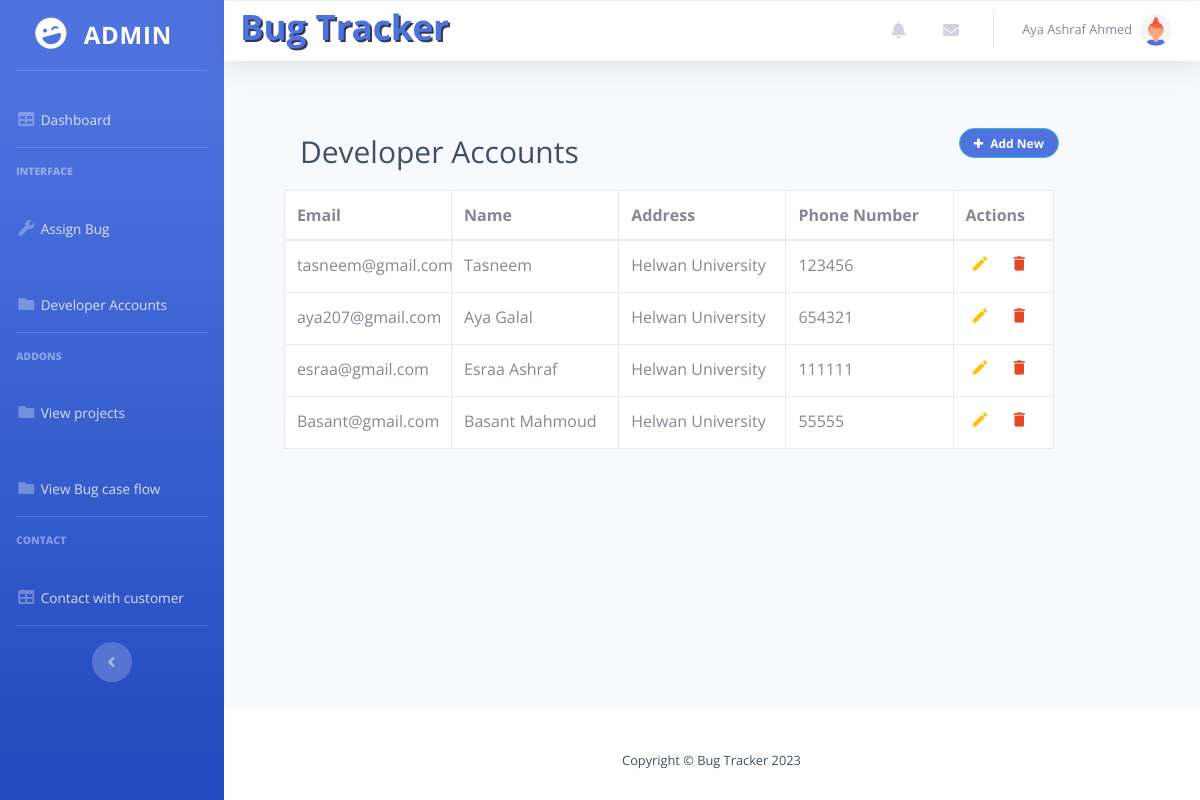
The app's page /views/Admin/emp.php (signed in) with its own data.
### tables this page shows
CREATE TABLE `user` (
  `id` int(11) NOT NULL,
  `username` varchar(50) NOT NULL,
  `password` int(11) NOT NULL DEFAULT 0,
  `name` varchar(50) NOT NULL,
  `address` varchar(50) NOT NULL,
  `phone_number` int(11) NOT NULL,
  `role_id` int(11) NOT NULL
);

### controllers/db.php (called while the page is built, shortened)
<?php
class DB
{
    private $connection;
    private static $instance = null;
    public static function getInstance()
    {
        if (self::$instance == null) {self::$instance = new DB();}
        return self::$instance;
    }
    public function open_connection()
    {
        $this->connection = new mysqli("localhost", "root", "", "bug_tracker");
    }
    public function select($x)
    {
        $statement = $this->connection->prepare($x);
        $statement->execute();
        $resultSet = $statement->get_result();
        return $resultSet;
    }
}
?>

### models/Admin.php (called while the page is built, shortened)
<?php
require_once '../../controllers/db.php';
class Admin extends user{
    public function show_developers()
    {
        $db = DB::getInstance();
        return $db->select('select username, name, address, phone_number from user where role_id = 2');
    }
}

### views/Admin/emp.php (the view, shortened to what this page needs)
<?php
require_once '../../models/Admin.php';
$ad = new Admin;
?>
<!DOCTYPE html>
<html lang="en">
<head>
    <link href="vendor/fontawesome-free/css/all.min.css" rel="stylesheet" type="text/css">
    <link rel="stylesheet" href="https://maxcdn.bootstrapcdn.com/font-awesome/4.7.0/css/font-awesome.min.css">
    <link href="css/blank.css" rel="stylesheet">
</head>
<body id="page-top">
    <div id="wrapper">
        <?php
        require_once 'sidebar.php'
        ?>
        <div id="content-wrapper" class="d-flex flex-column">
            <div id="content">
                <?php
                require_once 'header.php';
                ?>
                <div class="container">
        <form action="emp.php" method="post">
            <div class="table-title">
                <div class="row">
                    <div class="col-sm-8">
                        <h2>Developer Accounts</h2>
                    </div>
                    <div class="col-sm-4">
                        <button type="button" class="btn btn-info add-new"><i class="fa fa-plus"></i> Add New</button>
                    </div>
                </div>
            </div>
            <table class="table table-bordered">
                <thead>
                    <tr>
                        <th>Email</th>
                        <th>Name</th>
                        <th>Address</th>
                        <th>Phone Number</th>
                        <th>Actions</th>
                    </tr>
                </thead>
                <tbody>
                    <?php
                    $re = $ad->show_developers();
                        while($row = $re->fetch_assoc()){
                            echo  '                    <tr>
                            <td>'.$row["username"].'</td>
                            <td>'.$row["name"].'</td>
                            <td>'.$row["address"].'</td>
                            <td>'.$row["phone_number"].'</td>
                            <td>
                                <button class="add sbtn" title="Add" data-toggle="tooltip" type="submit" name="add" ><i class="material-icons">&#xE03B;</i></button>
                                <a href="update.php" id="'.$row["username"].'" class="edit sbtn" title="Edit" data-toggle="tooltip" name="edit"><i class="material-icons">&#xE254;</i></a>
                                <button id="'.$row["username"].'" class="delete sbtn" title="Delete" data-toggle="tooltip" type="submit" name="delete" ><i class="material-icons">&#xE872;</i></button>
                        </td>
                            </tr>';
                        }
                    ?>
                </tbody>
            </table>
        </form>
    </div>
            </div>
            <?php
                require_once 'footer.php'
            ?>
</body>
</html>

### views/Admin/emp.php (style rules this page uses)
body { color: #404E67; background: #F5F7FA; font-family: 'Open Sans', sans-serif; }
.table { width:90%; background-color: white; }
.table-title { padding-bottom: 10px; margin: 0 0 10px; }
.table-title h2 { margin: 6px 0 0; font-size: 30px; }
.table-title .add-new { float: right; height: 30px; font-weight: bold; font-size: 12px; text-shadow: none; min-width: 100px; border-radius: 50px; line-height: 13px; }
.table-title .add-new i { margin-right: 4px; }
table.table { table-layout: fixed; }
table.table tr th, table.table tr td { border-color: #e9e9e9; width: 22%; }
table.table th:last-child { width: 100px; }
table.table td .sbtn { background: none; border: none; cursor: pointer; margin: 0 5px; }
table.table td .edit { color: #FFC107; }
table.table td .delete { color: #E34724; }
table.table td i { font-size: 19px; }
.col-sm-4 { padding-right: 18% !important; }

### views/Admin/header.php (style rules this page uses)
.add-new { background-color: #4e73df; padding-top: 6px; }

### records on screen
user: username "tasneem@gmail.com", name "Tasneem", address "Helwan University", phone_number "123456"
user: username "aya207@gmail.com", name "Aya Galal", address "Helwan University", phone_number "654321"
user: username "esraa@gmail.com", name "Esraa Ashraf", address "Helwan University", phone_number "111111"
user: username "Basant@gmail.com", name "Basant Mahmoud", address "Helwan University", phone_number "55555"

### other values on screen
$_SESSION['name'] "Aya Ashraf Ahmed"
